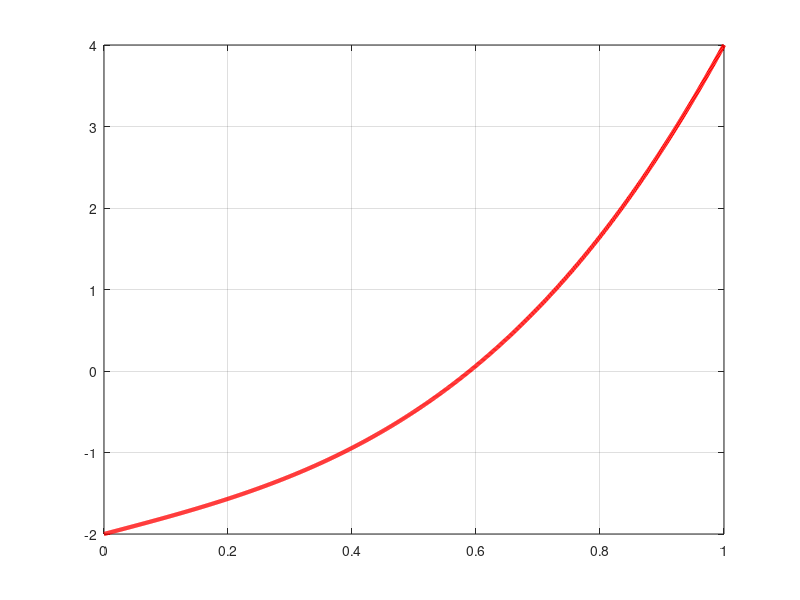

MATLAB code for this plot: (Note: this script raises an error after producing the figure.)
format long;
addpath('G:\UNL 2025 CURSADO\Calculo_Numerico\Funciones')
format long;

% Función f(x) = D'(x)
xi = linspace(0,1,1000);
f = @(x) 2*x - 2 + 4*x.^3;
plot(xi,f(xi),'r-','linewidth',3);
grid on;
hold on;
% Derivada f'(x)
df = @(x) 2 + 12*x.^2;

% Método de Newton
x0 = 1; % buen valor inicial, cerca del punto (1, 0)
tol = 1e-4;
kmax = 100;

[x, rh, it] = newton(f, df, x0, kmax, tol);

disp("Raíz aproximada x = ");
disp(x);
disp("Número de iteraciones:");
disp(it);
plot(x,f(x),'b*','linewidth',3);
